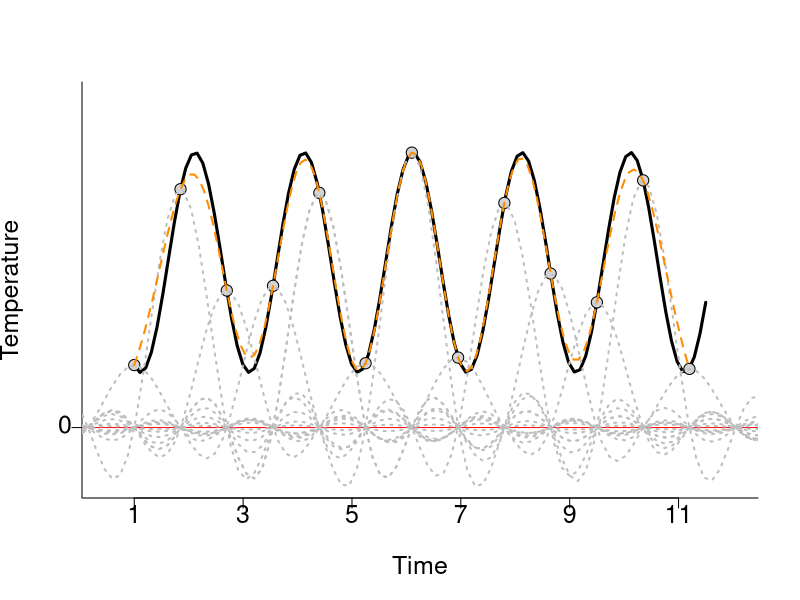
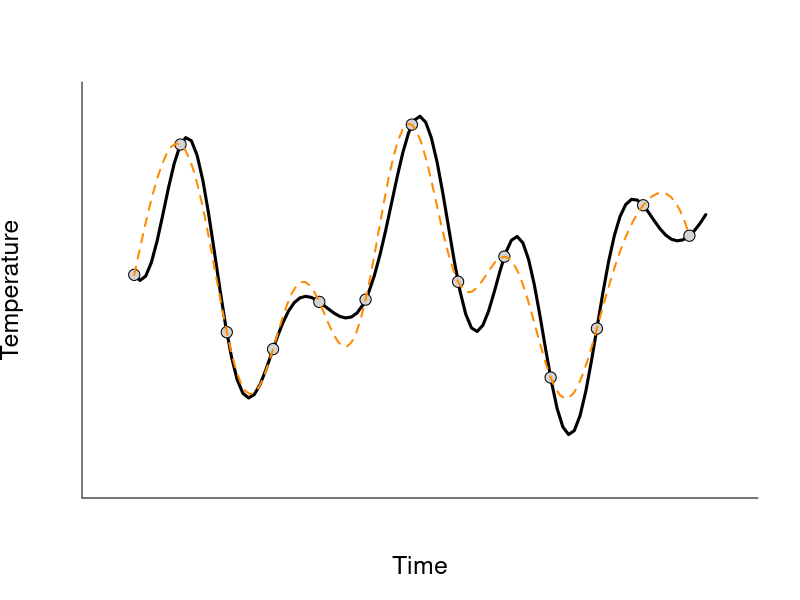
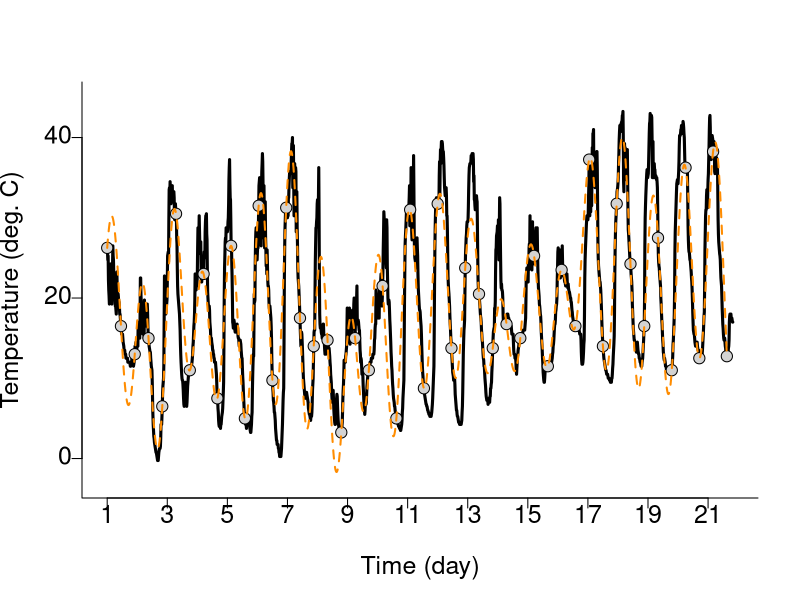
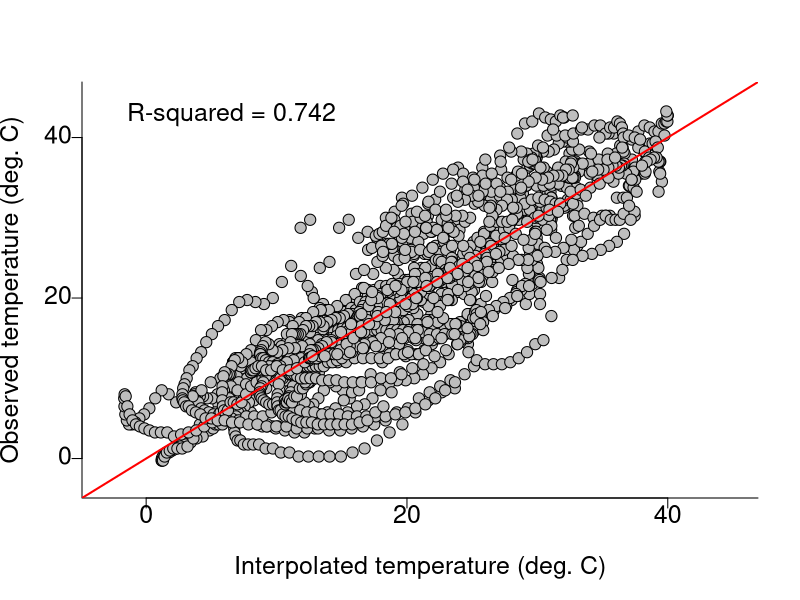

These charts were generated, in order, by the following R code:

###                              von Schmalensee 2022                         ###
##                                                                             ##
##     Script containing the sinc function, the sinc interpolation function,   ##
##                    and a tutorial for how to use them.                      ##
##                                                                             ##
##  Author: Loke von Schmalensee, Department of Zoology, Stockholm University  ##
##                  Email: loke.von.schmalensee@zoologi.su.se                  ##
##                                                                             ##
###                                                                           ###



#### The functions ####

## The sinc function
sinc <- function(x) {
  result <- sin(pi * x) / (pi * x)
  result[is.nan(result)] <- 1
  result
}

## The sinc interpolation function:  returns a vector of interpolated values (between measurements).
# measurements is a vector of measurements (e.g. temperature) sampled at even time intervals ...
# which are assumed to be of length 1.
# interpolation_times is a vector of the time points with even intervals at which interpolated values ...
# should be calculated. For example, if the interval between these points is 0.5, one value is ...
# interpolated between each measurement.
sinc_interpolation <- function(measurements, interpolation_times) {
  mat <- array(                                                 # Create a matrix ...
    rep(interpolation_times, each = length(measurements)),      # of the interpolation points sequence repeated on every row ...
    c(length(measurements), length(interpolation_times)))       # with as many rows as the number of data points.
  mat = measurements * sinc(mat - seq(1, length(measurements))) # Apply sinc function and multiply by y-value.
  colSums(mat)                                                  # Sum each column.
}

############



#### Reconstructing a thermal regime: a tutorial ####

## First, let's specify at what time intervals we will sample temperature (let's start with 0.7)
sampling_interval <- 0.85 # This can be changed to a sampling interval of choice



### A simple example

## Assume that temperature is fluctuating in a very simple way, ...
## like this sine wave with a wavelength of 2, for example: 
## 1.5 + sin(pi * x + 1.2)

## Let's start with plotting our artificial, simple, thermal regime from time point 1 to time point "end":
end <- 11.5 # This can be changed to represent a measurement period of choice
curve(1.5 + sin(pi * x + 1.2), 
      1, end, 
      ylim = c(-0.5, 3), xlim = c(0.5, end + 0.5), 
      lwd = 3, cex.lab = 1.5, 
      ylab = "Temperature", xlab = "Time",  xaxt = "n", yaxt = "n", bty = "l")
xtick <- seq(from = 1, to = end, by = 2)
ytick<- c(0)
axis(side = 1, at = xtick, labels = FALSE)
text(x = xtick,  par("usr")[3], labels = xtick, pos = 1, xpd = TRUE, cex = 1.5)
axis(side = 2, at = ytick, labels = FALSE)
text(y = ytick,  par("usr")[1], labels = ytick, pos = 2, xpd = TRUE, cex = 1.5)

## Now, let's sample this thermal regime at the specified sampling intervals.
measurement_time_points <- seq(from = 1, to = end, by = sampling_interval)
measured_temperature <- 1.5 + sin(pi * measurement_time_points + 1.2)

## Let's plot the measurements on top of the underlying thermal regime.
points(measured_temperature ~ measurement_time_points, 
       cex = 1.5, pch = 21, 
       bg = "lightgrey")

## Now, we want to perform sinc interpolation to reconstruct the underlying thermal regime.
## This is done by summing separate sinc functions over the time period of interest.
## Each sinc function is scaled on the y-axis and shifted on the x-axis to one unique measurement.
## Let's start by looking at one separate sinc function to get an intuition for what it does.
curve(measured_temperature[5] * # Scaling the temperature value to match the measurement
        sinc((x - measurement_time_points[5]) / sampling_interval), # Divide by the sampling interval to normalize on the x-axis
      -1, end + 2, add = T, lty = 3, lwd = 2, col = "grey")

## Notice how at each measurement time, the sinc function evaluates to zero.
## Let's draw a horizontal line at zero to demonstrate this
abline(0, 0, col = "red")

## Repeat the sinc function fitting for each measurement.
for(i in 1:length(measurement_time_points)){
  curve(measured_temperature[i] * sinc((x - measurement_time_points[i]) / sampling_interval),
        -1, end + 2, add = T, lty = 3, lwd = 2, col = "grey")
}

## Because each function evaluates to 0 at all other measurement time points ...
## the data speaks for itself at each measurement. But between the measurements we must interpolate.
## This is done by summing all the sinc functions, which we can do with the sinc_interpolation function.
## Let's use the sinc_interpolation function to generate a data frame of interpolated temperature.
interpolated_data <- data.frame(interpolated_temperature = sinc_interpolation(measurements = measured_temperature,  # Input vector of measured temperature (sampling interval assumed to be 1).
                                                                              interpolation_times = seq(from = 1,   # Interpolate temperature every 0.1 sampling intervals.
                                                                                                        to = length(measured_temperature),
                                                                                                        by = 0.1)), 
                                time = seq(from = measurement_time_points[1], # Make another column with the time points on the original unit scale.
                                           to = measurement_time_points[length(measurement_time_points)],
                                           by = 0.1 * sampling_interval))

## Let's now plot the interpolated temperatures
lines(interpolated_temperature ~ time, data = interpolated_data, lty = 2, lwd = 2, col = "darkorange")

## Notice how the interpolation is most accurate in the middle of the sampling. 
## This is because perfect reconstruction can theoretically only be done over infinite time series.
## However, for most ecological applications, interpolated data converge sufficiently with the true data ...
## after a few sampling intervals (given that temperature is sampled frequently enough)



### A more complex example

## To see that the interpolation works for complex wave forms as well, we can repeat ...
## the exercise on one. Let's specify an arbitrary complex waveform (three sine waves):
## 2.5 + sin(pi * x + 1.2) + 0.3 * sin(pi * x * 1.3) + 1.2 * sin(pi * x * 0.4)

## Plot it
curve(2.5 + sin(pi * x + 1.2) + 0.3 * sin(pi * x * 1.3) + 1.2 * sin(pi * x * 0.4),
      1, end, 
      ylim = c(-0.5, 5), xlim = c(0.5, end + 0.5), 
      lwd = 3, cex.lab = 1.5, 
      ylab = "Temperature", xlab = "Time",  xaxt = "n", yaxt = "n", bty = "l")

## Sample it again
measurement_time_points <- seq(from = 1, to = end, by = sampling_interval)
measured_temperature <- 2.5 + sin(pi * measurement_time_points + 1.2) + 0.3 * sin(pi * measurement_time_points * 1.3) + 1.2 * sin(pi * measurement_time_points * 0.4)

## Plot the measurements
points(measured_temperature ~ measurement_time_points, 
       cex = 1.5, pch = 21, 
       bg = "lightgrey")

## Generate data frame with interpolated data
interpolated_data <- data.frame(interpolated_temperature = sinc_interpolation(measurements = measured_temperature,  # Input vector of measured temperature (sampling interval assumed to be 1).
                                                                              interpolation_times = seq(from = 1,   # Interpolate temperature every 0.1 sampling intervals.
                                                                                                        to = length(measured_temperature),
                                                                                                        by = 0.1)), 
                                time = seq(from = measurement_time_points[1], # Make another column with the time points on the original unit scale.
                                           to = measurement_time_points[length(measurement_time_points)],
                                           by = 0.1 * sampling_interval))

## Let's now plot the interpolated temperatures
lines(interpolated_temperature ~ time, data = interpolated_data, lty = 2, lwd = 2, col = "darkorange")
## Even if the second sine wave fluctuates at frequencies more then twice above the sampling rate, the interpolation ...
## does a pretty good job of retrieving the variation.



### A realistic example

## Read a real temperature time series dataset (a part of one of the thermal regimes from ...
## von Schmalensee et al. 2022 Ecol. Lett.)
temperature <- read.delim("./temperature.txt")

## Here, temperatures are measured every 15 minutes. We begin by assuming as the "true" thermal regime.
plot(temp ~ time,
     data = temperature,
     ylim = c(-3, 45), xlim = c(0.5, nrow(temperature) + 0.5), 
     type = "l", lwd = 3, cex.lab = 1.5, 
     ylab = "Temperature (deg. C)", xlab = "Time (day)", yaxt = "n", xaxt = "n", bty = "l")
xtick <- seq(from = 1, to = nrow(temperature), by = 4 * 24 * 2)
ytick<- c(0, 20, 40)
axis(side = 1, at = xtick, labels = FALSE)
text(x = xtick,  par("usr")[3], labels = (1:length(xtick) - 1) * 2 + 1, pos = 1, xpd = TRUE, cex = 1.5)
axis(side = 2, at = ytick, labels = FALSE)
text(y = ytick,  par("usr")[1], labels = ytick, pos = 2, xpd = TRUE, cex = 1.5)

## Artificially thin the dataset to reflect a sparser sampling scheme
measurement_time_points <- seq(from = 1, to = nrow(temperature), by = 4 * 11) # Let's sample every 11 hours
measured_temperature <- temperature$temp[measurement_time_points]

## Plot the measurements
points(measured_temperature ~ measurement_time_points, 
       cex = 1.5, pch = 21, 
       bg = "lightgrey")

## Generate data frame with interpolated data
interpolated_data <- data.frame(interpolated_temperature = sinc_interpolation(measurements = measured_temperature,  # Input vector of measured temperature (sampling interval assumed to be 1).
                                                                              interpolation_times = seq(from = 1,   # Interpolate temperature every 15 minutes.
                                                                                                        to = length(measured_temperature),
                                                                                                        by = 1 / (4 * 11))), 
                                time = seq(from = measurement_time_points[1], # Make another column with the time points on the original unit scale.
                                           to = measurement_time_points[length(measurement_time_points)],
                                           by = 1))

## Plot the 15-minute temperatures interpolated using 11-hour measurement intervals
lines(interpolated_temperature ~ time, data = interpolated_data, lty = 2, lwd = 2, col = "darkorange")

## Finally, let's look at the correlation between measured and interpolated 15-minute temperatures
plot(temperature$temp[1:nrow(interpolated_data)] ~ interpolated_data$interpolated_temperature,
     data = temperature,
     ylim = c(-3, 45), xlim = c(-3, 45), 
     pch = 21, cex = 1.5, cex.lab = 1.5, bg = "grey",
     ylab = "Observed temperature (deg. C)", xlab = "Interpolated temperature (deg. C)", yaxt = "n", xaxt = "n", bty = "l")
tick <- c(0, 20, 40)
axis(side = 1, at = tick, labels = FALSE)
text(x = tick,  par("usr")[3], labels = tick, pos = 1, xpd = TRUE, cex = 1.5)
axis(side = 2, at = tick, labels = FALSE)
text(y = tick,  par("usr")[1], labels = tick, pos = 2, xpd = TRUE, cex = 1.5)

# Plot the 1:1 slope, representing a perfect match between interpolated and observed temperatures
abline(0, 1, lwd = 2, col = "red")

## Calculate R2 based on this 1:1 slope. This represents how much of the observed time-specific 
## variation in temperature that you will actually capture if you believe that 15-minute temperatures
## can be reconstructed using 11-hour sampling intervals.
resid_ss <- sum((resid(lm(temperature$temp[1:nrow(interpolated_data)] ~ 0 + offset(interpolated_data$interpolated_temperature))))^2) # Residual variation from the 1:1 model
total_ss <- sum(resid(lm(temperature$temp ~ 1))^2)
R2 <- round(1 - resid_ss/total_ss, 3)

## Put it on the figure
legend("topleft", paste0("R-squared = ", R2), cex = 1.5, bty = "n")
## As can be seen, 11-hour sampling intervals can retrieve 74% (!) of the observed, time-specific, 15-minute temperature variation!

##########